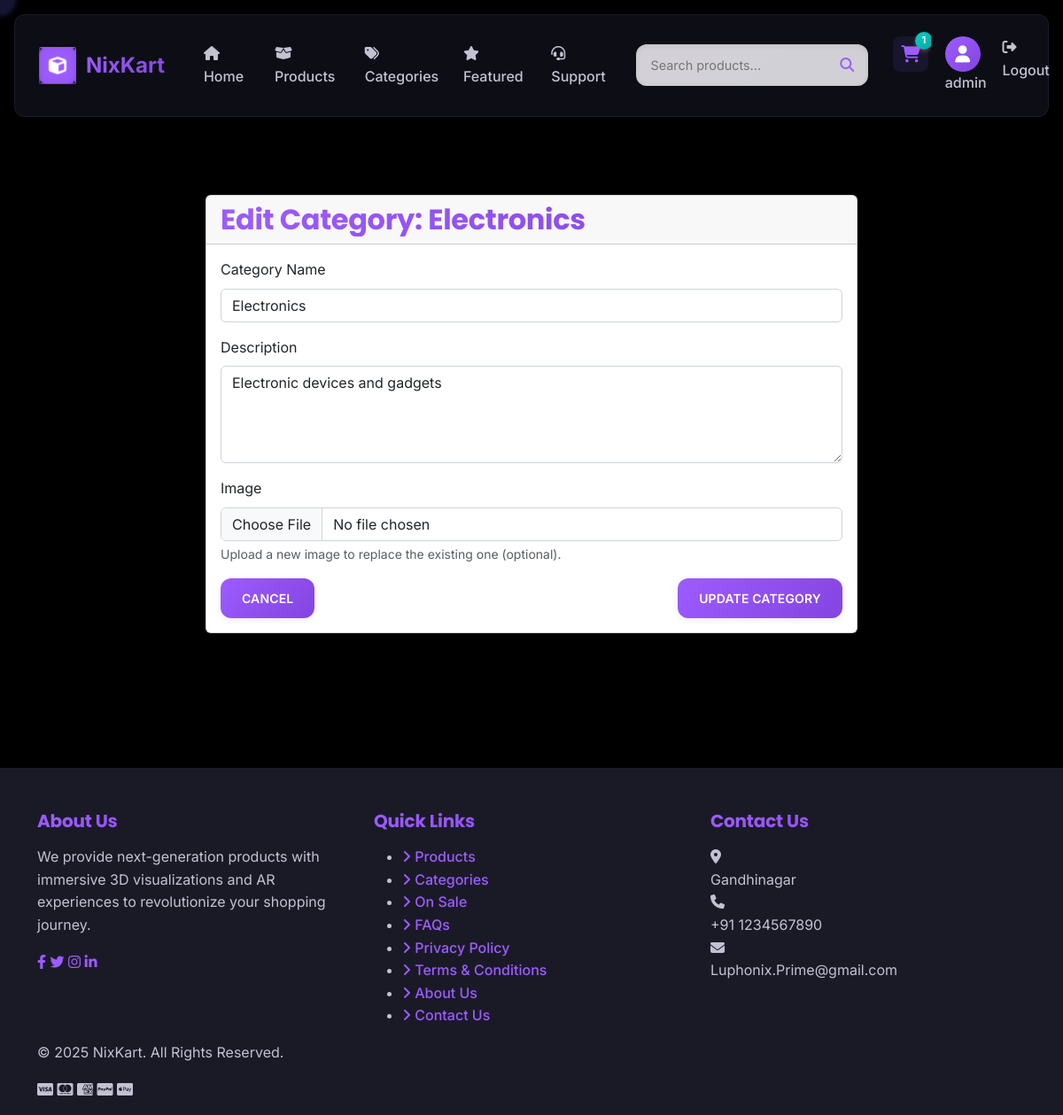
The page /edit-category/electronics/ (signed in) on the database as committed earlier.
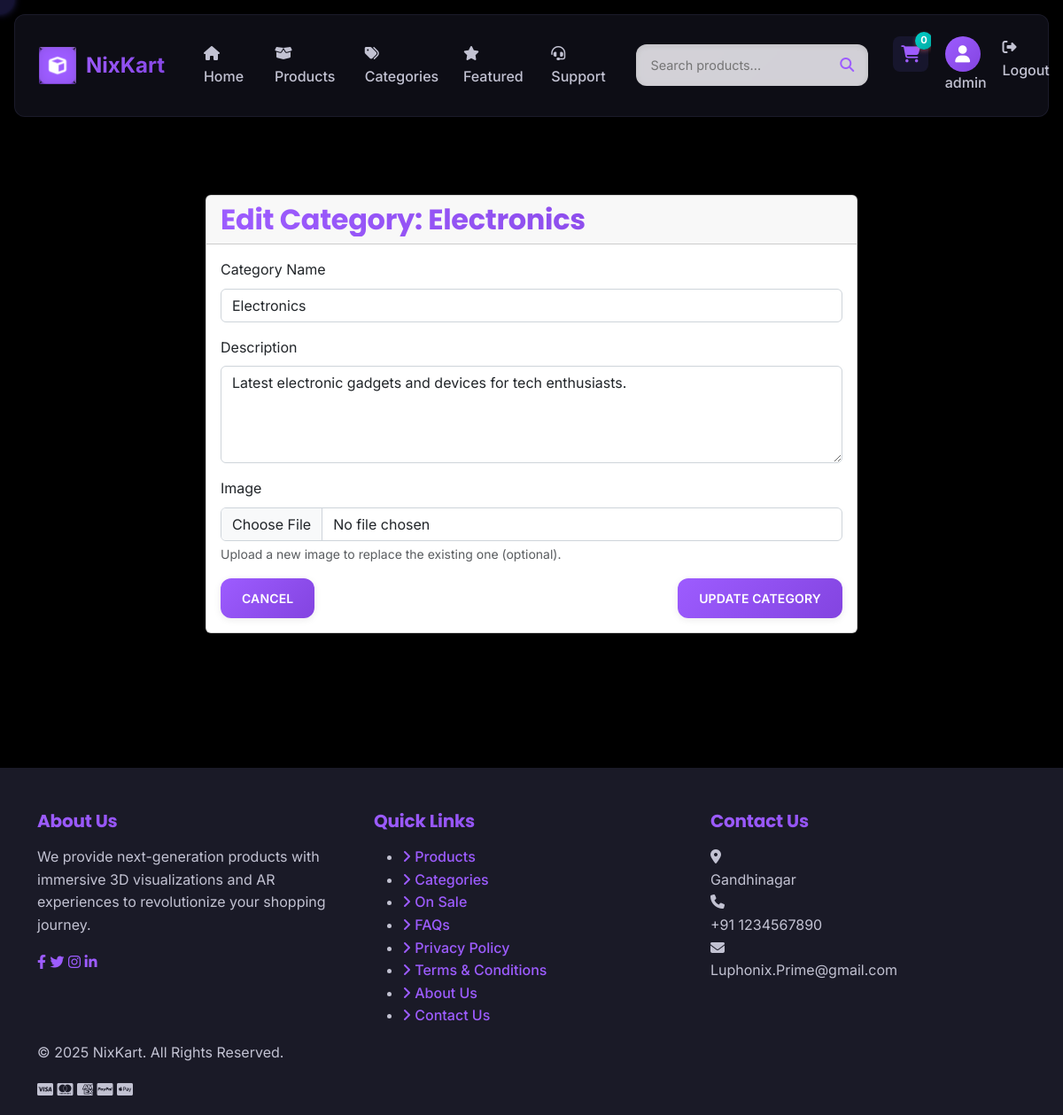
The same page on the database as committed later.
### store/models.py (models this page shows, shortened)
class Category(models.Model):
    name = models.CharField(max_length=100)
    slug = models.SlugField(unique=True, blank=True)
    description = models.TextField(blank=True)
    image = models.ImageField(upload_to='categories/', blank=True, null=True)
    created_at = models.DateTimeField(auto_now_add=True)
    updated_at = models.DateTimeField(auto_now=True)
    class Meta:
        verbose_name_plural = 'Categories'
        ordering = ['name']

### store/views.py (the view, shortened to what this page needs)
# urls.py: path('edit-category/<slug:category_slug>/', views.edit_category, name='edit_category'),
@staff_member_required
def edit_category(request, category_slug):
    category = get_object_or_404(Category, slug=category_slug)
    return render(request, 'store/edit_category.html', {'category': category})

### store/context_processors.py (called while the page is built, shortened)
def cart_count(request):
    count = 0
    if request.user.is_authenticated:
        try:
            cart = Cart.objects.get(user=request.user)
            count = cart.items.count()
        except Cart.DoesNotExist:
            pass
    return {'cart_count': count}

### templates/store/edit_category.html (shortened to what this page needs)
{% extends 'base.html' %}
{% block content %}
<div class="container py-5">
    <div class="row justify-content-center">
        <div class="col-md-8">
            <div class="card">
                <div class="card-header">
                    <h2 class="card-title mb-0">Edit Category: {{ category.name }}</h2>
                </div>
                <div class="card-body">
                    <form method="post" enctype="multipart/form-data">
                        <div class="mb-3">
                            <label for="name" class="form-label">Category Name</label>
                            <input type="text" name="name" id="name" class="form-control" value="{{ category.name }}" required>
                        </div>
                        <div class="mb-3">
                            <label for="description" class="form-label">Description</label>
                            <textarea name="description" id="description" rows="4" class="form-control">{{ category.description }}</textarea>
                        </div>
                        <div class="mb-3">
                            <label for="image" class="form-label">Image</label>
                            <input type="file" name="image" id="image" class="form-control" accept="image/*">
                            <div class="form-text">Upload a new image to replace the existing one (optional).</div>
                        </div>
                        <div class="d-flex justify-content-between">
                            <a href="{% url 'category_detail' category.slug %}" class="btn btn-outline-secondary">Cancel</a>
                            <button type="submit" class="btn btn-primary">Update Category</button>
                        </div>
                    </form>
                </div>
            </div>
        </div>
    </div>
</div>
{% endblock %}

### templates/base.html (shortened to what the changed rows need)
{% load static %}
<!DOCTYPE html>
<html lang="en">
<head>
    <link href="https://cdn.jsdelivr.net/npm/bootstrap@5.3.0/dist/css/bootstrap.min.css" rel="stylesheet">
    <link rel="stylesheet" href="https://cdnjs.cloudflare.com/ajax/libs/font-awesome/6.4.0/css/all.min.css">
    <link rel="stylesheet" href="https://cdn.jsdelivr.net/npm/aos@2.3.4/dist/aos.css">
    <link rel="stylesheet" href="{% static 'css/main.css' %}">
    <link rel="stylesheet" href="{% static 'css/animations.css' %}">
</head>
<body class="neo-theme">
    <div class="cursor-follower"></div>
    <div id="particles-js" class="particles-container"></div>
    <header class="site-header">
        <nav class="navbar navbar-expand-lg glass-morphism">
            <div class="container">
                <div class="collapse navbar-collapse" id="navbarNav">
                    <ul class="navbar-nav ms-auto">
                        <li class="nav-item">
                            <a class="nav-link cart-icon-wrapper" href="{% url 'cart' %}">
                                <div class="cart-icon-3d">
                                    <i class="fas fa-shopping-cart"></i>
                                    <span class="cart-count-badge">{{ cart_count }}</span>
                                </div>
                            </a>
                        </li>
                    </ul>
                </div>
                </div>
        </nav>
    </header>
    <main class="content-wrapper">
        <div class="neo-container" data-aos="fade-up">
            {% block content %}{% endblock %}
        </div>
    </main>
    <footer class="neo-footer">
        <div class="container">
        </div>
    </footer>
    <div class="toast-container position-fixed bottom-0 end-0 p-3" id="toastContainer"></div>
</body>
</html>

Rows that differ between the two databases and show on the page:
changed Category "Electronics": description "Electronic devices and gadgets" → "Latest electronic gadgets and devices for tech enthusiasts."
Other text that changed with them:
{{ cart_count }}: "1" → "0"
